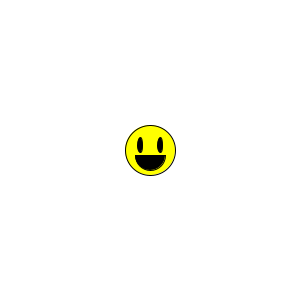
Frame 1 (no input)
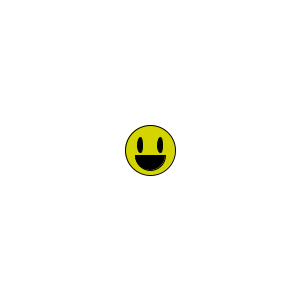
Frame 60 (the mouse pressed at the canvas centre just before this capture)
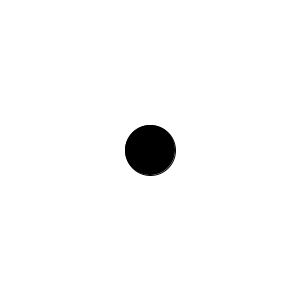
Frame 120 (the mouse held since frame 60 and released just before this capture)

The Processing sketch that drew these frames (run headless with seeded random() and noise(); from frame 60 on, the mouse is pressed at the canvas centre):

// Processing sketch: Smiley_simple_class
// ── Smiley_simple_class.pde
float faceColor;
Smiley firstSmiley;

void setup()
{
  size(300,300);
  
  firstSmiley = new Smiley();
}

void draw()
{
  background(255);
  
  firstSmiley.drawSmiley();
  firstSmiley.changeFace();

}

//Calculates the distance of any point from the center of the window
float distFromCenter(float x, float y)
{
  float dx = width/2 - x;
  float dy = height/2 - y;
  float d = sqrt(dx*dx + dy*dy);
  return d;
}


  

// ── Smiley.pde
class Smiley
{
  float x;
  float y;
  float r;
  color face;
  
  //Constructor
  Smiley()
  {
    x = width/2;
    y = height/2;
    r = 50;
    face = color(255,255,0);
  }
  
  //Draw Smiley to Screen
  void drawSmiley()
  { 
    //Draw Main Head
    fill(face);
    ellipse(x,y,r,r);
    
    //Draw Eyes
    fill(0);
    ellipse(x - r/5,y - r/10,r/10,r*3/10);
    ellipse(x + r/5,y - r/10,r/10,r*3/10);
    
    //Draw Mouth
    arc(x,y + r/10,r*3/5,r*3/5,0,PI,CHORD);
  }
  
  //Change face color based on distance from center;
  void changeFace()
  {
    float faceChange = distFromCenter(mouseX,mouseY);
    face = color(faceChange,faceChange,0);
  }
}
